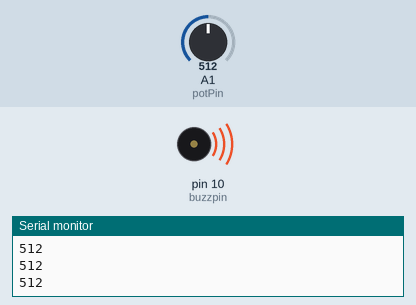
Bench run of a sketch on a simulated Arduino Uno, built with avr-gcc and run on an emulated ATmega328P. Parts: buzzer (waves = sounding, pin HIGH), the last lines printed to the serial monitor. The test bench sets the inputs (shaded band); at power-on: A1 (potPin) = 512.

Above: at 1.2 s.
1.3 s: A1 (potPin) set to 408
2.8 s: A1 (potPin) set to 385
At 3.1 s:
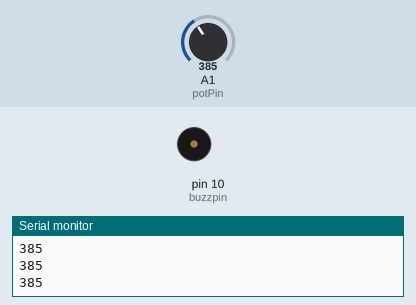
4.3 s: A1 (potPin) set to 410
At 5.4 s:
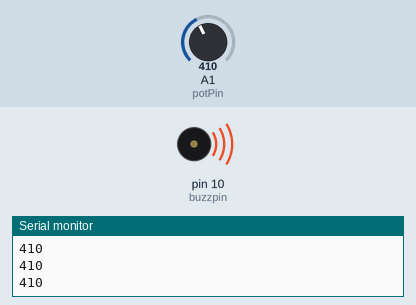
5.8 s: A1 (potPin) set to 390
At 6.6 s:
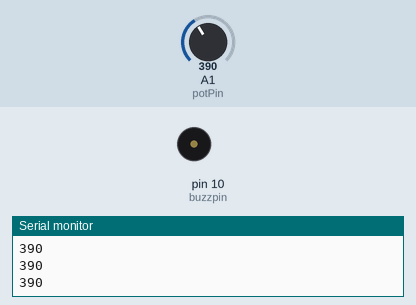
Timing chart, 0 to 8.3 s (numbered marks = the images above; inputs shaded):
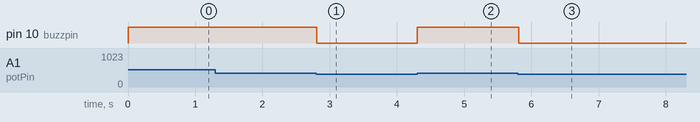

The sketch:

activebuzzer_pot.ino
```cpp
int potval;
int buzzpin=10;
int dt=2000;
int potPin=A1;
void setup() {
  // put your setup code here, to run once:
pinMode(buzzpin,OUTPUT);
pinMode(potPin,INPUT);
Serial.begin(9600);
}

void loop() {
  // put your main code here, to run repeatedly:
potval=analogRead(potPin);
Serial.println(potval);
while(potval>400){
  digitalWrite(buzzpin,HIGH);
  potval=analogRead(potPin);
  Serial.println(potval);
}
digitalWrite(buzzpin,LOW);
}
```

Measured:
- the behaviour switches between 401 and 400 on A1 (potPin) (found by bisection; images 0 and 1)
- after the input at 2.8 s, pin 10 (buzzpin): HIGH → LOW at once
- after the input at 4.3 s, pin 10 (buzzpin): LOW → HIGH at once
- after the input at 5.8 s, pin 10 (buzzpin): HIGH → LOW at once
